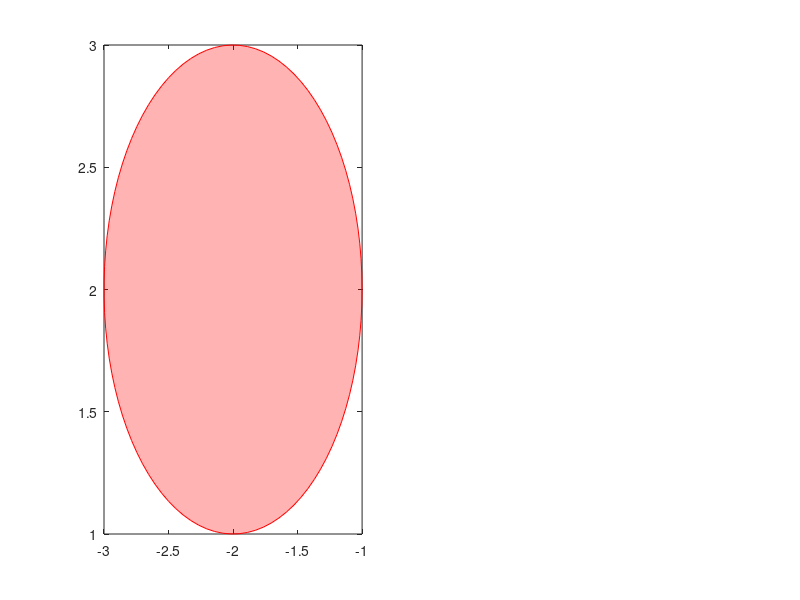

MATLAB code for this plot: (Note: this script raises an error after producing the figure.)
function Figure_plot()
global Initial_position
global x_Stabilization x_Sontag x_QP x_Ming_kappa1 x_Ming_kappa2 x_Ming_kappa3 x_Ming_kappa4 x_Ming_kappa5
global u_Sontg_save u_QP_save u_kappa1_save u_kappa2_save u_kappa3_save u_kappa4_save u_kappa5_save

%% With Input Case
global x_tilde_Sontag x_tilde_QP x_tilde_kappa1 x_tilde_kappa2 x_tilde_kappa3 x_tilde_kappa4
global u_tilde_Sontg u__tilde_QP u_tilde_kappa1 u_tilde_kappa2 u_tilde_kappa3 u_tilde_kappa4

%% Create the barrier area
% Define the circle equation
theta = linspace(0, 2*pi, 100);
x1 = -2 + cos(theta);
x2 = 2 + sin(theta);
figure(1)
subplot(1,2,1)
% plot(Initial_position(1),Initial_position(2),'bp','MarkerSize',12)
% hold on
h8=fill(x1, x2, 'red', 'FaceAlpha', 0.3, 'EdgeColor', 'red');  % 'red' for fill and boundary color
hold on
% Plot the filled area where h(x1, x2) < 0 with shallow red color
orng = [0.2290, 0.6940, 0.1250];
for i=1:1:size(Initial_position,2)
    h_1(i)=plot(x_Stabilization(:,1,i),x_Stabilization(:,2,i),'k--','linewidth',1.5);
    hold on
    h_2(i)=plot(x_QP(:,1,i),x_QP(:,2,i),'c-','linewidth',1.5);
    h_3(i)=plot(x_Ming_kappa1(:,1,i),x_Ming_kappa1(:,2,i),'g-','linewidth',1.5);
    h_4(i)=plot(x_Ming_kappa2(:,1,i),x_Ming_kappa2(:,2,i),'b-','linewidth',1.5);
    h_5(i)=plot(x_Ming_kappa3(:,1,i),x_Ming_kappa3(:,2,i),'y-','linewidth',1.5);
    h_6(i)=plot(x_Ming_kappa4(:,1,i),x_Ming_kappa4(:,2,i),'m-','linewidth',1.5);
    h_7(i)=plot(x_Ming_kappa5(:,1,i),x_Ming_kappa5(:,2,i),'MarkerEdge',orng,'linewidth',1.5);
    h_8(i)=plot(x_Sontag(:,1,i),x_Sontag(:,2,i),'r-','linewidth',1.5);
end
plot(Initial_position(1), Initial_position(2), 'bp', 'MarkerSize', 15, 'MarkerFaceColor', 'b');

% Add an arrow using quiver with a larger arrowhead
arrowLength = 0.2;  % Length of the arrow
arrowDirection = [1, 1];  % Direction of the arrow
arrowHeadSize = 6;  % Size of the arrowhead
quiver(Initial_position(1), Initial_position(2), arrowLength * arrowDirection(1), arrowLength * arrowDirection(2), 'b', 'LineWidth', 2, 'MaxHeadSize', arrowHeadSize);

% Add text near the marker
text(Initial_position(1) + arrowLength, Initial_position(2) + arrowLength, 'Start Position', 'FontSize', 14, 'Color', 'b','interpreter','latex');
plot(0,0,'ro','MarkerSize',15, 'MarkerFaceColor', 'r')
arrowDirection = [-0.7, 0.8];  % Direction of the arrow
arrowLength = 0.8;  % Length of the arrow
quiver(0, 0, arrowLength * arrowDirection(1), arrowLength * arrowDirection(2), 'r', 'LineWidth', 2, 'MaxHeadSize', arrowHeadSize);

% Add text near the marker
text( -arrowLength-0.3, arrowLength+0.1, 'End Position', 'FontSize', 14, 'Color', 'r','interpreter','latex');
xlabel('$x_1 (-)$','interpreter','latex')
ylabel('$x_2 (-)$','interpreter','latex')
set(gca,'FontSize',20)
% set(gcf,'Position',[200,200,1000,725], 'color','w')
set(gcf,'Position',[200,200,1000,790], 'color','w')
% lgd =legend([h8,h_1,h_2,h_3,h_4,h_5,h_6,h_7],'Obstacle','Open Loop','QP Controller','Tunable-$\kappa_{1}$','Tunable-$\kappa_{2}$','Tunable-$\kappa_{3}$','Tunable-$\kappa_{4}$','Sontag','interpreter','latex');
% lgd.NumColumns = 8;  % Set the number of columns in the legend
% lgd.Position = [0.47 0.815 0.1 0.1];  % Adjust the position if needed
% Move the legend to the top of the figure
lgd = legend([h8,h_1,h_2,h_3,h_4,h_5,h_6,h_7,h_8],'Obstacle','Open Loop','QP Controller','Tun-$\kappa_{1}$','Tun-$\kappa_{2}$','Tun-$\kappa_{3}$','Tun-$\kappa_{4}$','Tun-$\kappa_{5}$','Sontag','interpreter','latex');
lgd.NumColumns = 5;  % Set the number of columns in the legend

% Adjust the position of the legend to the top
lgd.Position = [0.47 0.87 0.1 0.1];  % [left, bottom, width, height]
grid on
% axis equal
axis([-4.5,0,0,3.5])
subplot(1,2,2)
num_plot_end=150;
for i=1:size(Initial_position,2)
    h_1(i)=plot(vecnorm(u_QP_save(1:num_plot_end,:).'),'c-','linewidth',1.5);
    hold on
    h_2(i)=plot(vecnorm(u_kappa1_save(1:num_plot_end,:).'),'g-','linewidth',1.5);
    h_3(i)=plot(vecnorm(u_kappa2_save(1:num_plot_end,:).'),'b-','linewidth',1.5);
    h_4(i)=plot(vecnorm(u_kappa3_save(1:num_plot_end,:).'),'y-','linewidth',1.5);
    h_5(i)=plot(vecnorm(u_kappa4_save(1:num_plot_end,:).'),'m-','linewidth',1.5);
    h_6(i)=plot(vecnorm(u_kappa5_save(1:num_plot_end,:).'),'MarkerEdge',orng,'linewidth',1.5);
    h_7(i)=plot(vecnorm(u_Sontg_save(1:num_plot_end,:).'),'r-','linewidth',1.5);
    h_8(i)=plot(ones(size(u_kappa2_save,1),1)*3.5,'--','linewidth',1.5);
end
% Add an arrow using quiver with a larger arrowhead
arrowLength = 0.2;  % Length of the arrow
arrowDirection = [1, 1];  % Direction of the arrow
arrowHeadSize = 6;  % Size of the arrowhead
quiver(Initial_position(1), Initial_position(2), arrowLength * arrowDirection(1), arrowLength * arrowDirection(2), 'b', 'LineWidth', 2, 'MaxHeadSize', arrowHeadSize);


% Add text near the marker
text( 85-arrowLength-0.3, 3.7+arrowLength+0.1, 'Norm Bound $\gamma$', 'FontSize', 14, 'Color', 'k','interpreter','latex');
xlabel('$t$ (s)','interpreter','latex')
ylabel('$\|\mathbf{u}\| (-)$','interpreter','latex')
set(gca,'FontSize',20)
set(gcf,'Position',[200,200,1000,375], 'color','w')
axis([0,num_plot_end,0,8])
grid on




% 
% 
% % plot(Initial_position(1),Initial_position(2),'bp','MarkerSize',12)
% % hold on
% h8=fill(x1, x2, 'red', 'FaceAlpha', 0.3, 'EdgeColor', 'red');  % 'red' for fill and boundary color
% hold on
% % Plot the filled area where h(x1, x2) < 0 with shallow red color
% for i=1:1:size(Initial_position,2)
% %     h_1(i)=plot(x_Stabilization(:,1,i),x_Stabilization(:,2,i),'k--','linewidth',1.5);
% %     hold on
% %     h_2(i)=plot(x_QP(:,1,i),x_QP(:,2,i),'c-','linewidth',1.5);
%     h_3(i)=plot(x_tilde_kappa1(:,1,i),x_tilde_kappa1(:,2,i),'g-','linewidth',1.5);
% %     h_4(i)=plot(x_Ming_kappa2(:,1,i),x_Ming_kappa2(:,2,i),'b-','linewidth',1.5);
% %     h_5(i)=plot(x_Ming_kappa3(:,1,i),x_Ming_kappa3(:,2,i),'y-','linewidth',1.5);
% %     h_6(i)=plot(x_Ming_kappa4(:,1,i),x_Ming_kappa4(:,2,i),'m-','linewidth',1.5);
% %     h_7(i)=plot(x_Sontag(:,1,i),x_Sontag(:,2,i),'r-','linewidth',1.5);
% end
% plot(Initial_position(1), Initial_position(2), 'bp', 'MarkerSize', 15, 'MarkerFaceColor', 'b');
% 
% % Add an arrow using quiver with a larger arrowhead
% arrowLength = 0.2;  % Length of the arrow
% arrowDirection = [1, 1];  % Direction of the arrow
% arrowHeadSize = 6;  % Size of the arrowhead
% quiver(Initial_position(1), Initial_position(2), arrowLength * arrowDirection(1), arrowLength * arrowDirection(2), 'b', 'LineWidth', 2, 'MaxHeadSize', arrowHeadSize);
% 
% % Add text near the marker
% text(Initial_position(1) + arrowLength, Initial_position(2) + arrowLength, 'Start Position', 'FontSize', 10, 'Color', 'b');
% plot(0,0,'ro','MarkerSize',15, 'MarkerFaceColor', 'r')
% arrowDirection = [-1, 1];  % Direction of the arrow
% quiver(0, 0, arrowLength * arrowDirection(1), arrowLength * arrowDirection(2), 'r', 'LineWidth', 2, 'MaxHeadSize', arrowHeadSize);
% 
% % Add text near the marker
% text( -arrowLength-0.3, arrowLength+0.1, 'End Position', 'FontSize', 10, 'Color', 'r');
% xlabel('$x_1 (-)$','interpreter','latex')
% ylabel('$x_2 (-)$','interpreter','latex')
% set(gca,'FontSize',20)
% % set(gcf,'Position',[200,200,1000,725], 'color','w')
% set(gcf,'Position',[200,200,1000,790], 'color','w')
% % lgd =legend([h8,h_1,h_2,h_3,h_4,h_5,h_6,h_7],'Obstacle','Open Loop','QP Controller','Tunable-$\kappa_{1}$','Tunable-$\kappa_{2}$','Tunable-$\kappa_{3}$','Tunable-$\kappa_{4}$','Sontag','interpreter','latex');
% % lgd.NumColumns = 8;  % Set the number of columns in the legend
% % lgd.Position = [0.47 0.815 0.1 0.1];  % Adjust the position if needed
% % Move the legend to the top of the figure
% % lgd = legend([h8,h_1,h_2,h_3,h_4,h_5,h_6,h_7],'Obstacle','Open Loop','QP Controller','Tunable-$\kappa_{1}$','Tunable-$\kappa_{2}$','Tunable-$\kappa_{3}$','Tunable-$\kappa_{4}$','Sontag','interpreter','latex');
% lgd.NumColumns = 8;  % Set the number of columns in the legend
% 
% % Adjust the position of the legend to the top
% lgd.Position = [0.47 0.87 0.1 0.1];  % [left, bottom, width, height]
% grid on
% % axis equal
% axis([-4.5,0,0,3.5])
% 
% 
%  subplot(1,2,2)
% num_plot_end=150;
% for i=1:size(Initial_position,2)
% %     h_1(i)=plot(vecnorm(u_QP_save(1:num_plot_end,:).'),'c-','linewidth',1.5);
% %     hold on
%     h_2(i)=plot(vecnorm(u_tilde_kappa1(1:num_plot_end,:).'),'g-','linewidth',1.5);
% %     h_3(i)=plot(vecnorm(u_kappa2_save(1:num_plot_end,:).'),'b-','linewidth',1.5);
% %     h_4(i)=plot(vecnorm(u_kappa3_save(1:num_plot_end,:).'),'y-','linewidth',1.5);
% %     h_5(i)=plot(vecnorm(u_kappa4_save(1:num_plot_end,:).'),'m-','linewidth',1.5);
% %     h_6(i)=plot(vecnorm(u_Sontg_save(1:num_plot_end,:).'),'r-','linewidth',1.5);
% end
% xlabel('$t$ (s)','interpreter','latex')
% ylabel('$\|u\| (-)$','interpreter','latex')
% set(gca,'FontSize',20)
% set(gcf,'Position',[200,200,1000,375], 'color','w')
% axis([0,num_plot_end,0,8])
% grid on
end

